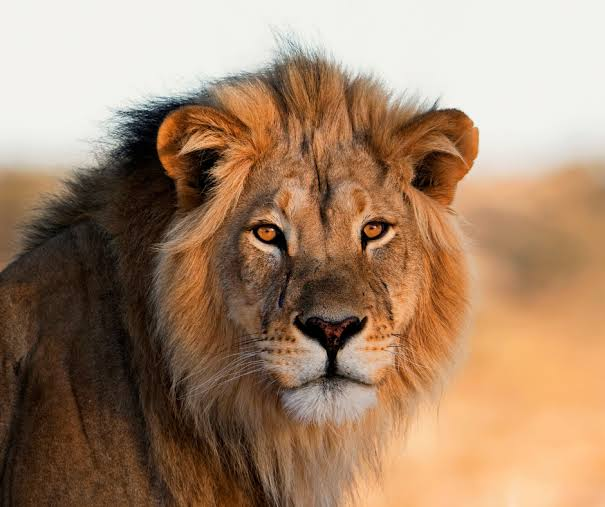
#> input picture images.jpg, 605 x 507 px
$ python filter.py
#> lines starting #> are read from the running program, lines starting #| are printed output that depends on the picture
import cv2
import matplotlib as mlp

def filter_type(image,types):
    copy=image.copy()
    if types=="red_tint":
        copy[:,:,1]=0
        copy[:,:,0]=0
    elif types =="green_tint":
        copy[:,:,0]=0
        copy[:,:,2]=0
    elif types=="blue_tint":
        copy[:,:,1]=0
        copy[:,:,2]=0
    elif types=="increase_red":
        copy[:,:,2]=cv2.add(copy[:,:,2],50)
    elif types=="decrease_blue":
        copy[:,:,0]=cv2.subtract(copy[:,:,0],50)
    return copy

image_path="images.jpg"
image=cv2.imread(image_path)
#> image is the input picture: shape (507, 605, 3); mean B, G, R 107.4, 133.6, 164.1
if image is None:
    print("error image not found")
else:

    original=image
    red_tint=filter_type(image,"red_tint")
#> in filter_type, `copy[:,:,1]=0`:
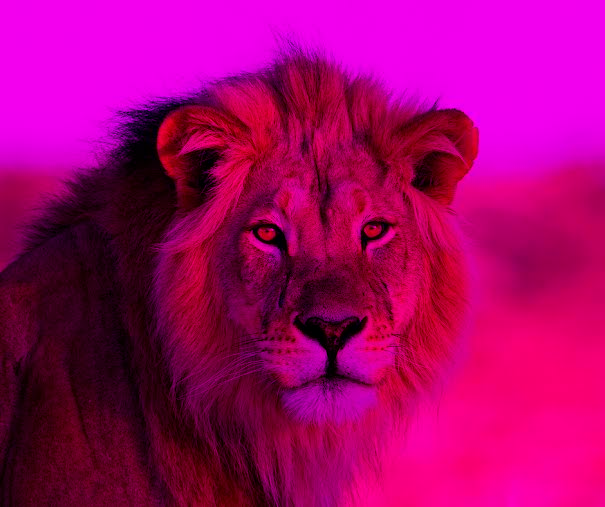
#> copy: shape (507, 605, 3); mean B, G, R 107.4, 0, 164.1
#> in filter_type, `copy[:,:,0]=0`:
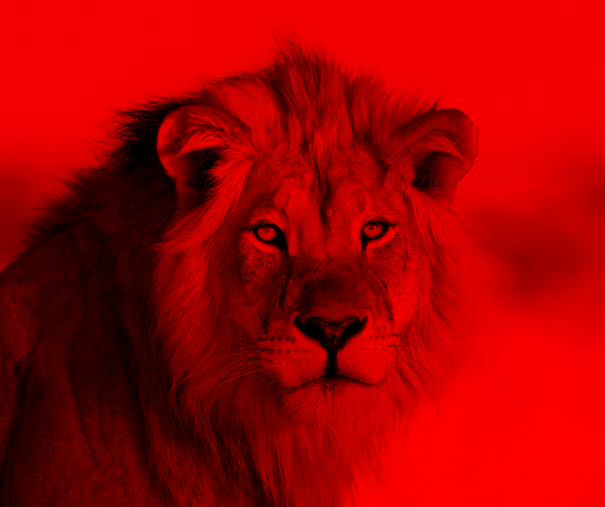
#> copy: shape (507, 605, 3); mean B, G, R 0, 0, 164.1
    blue_tint=filter_type(image,"blue_tint")
#> call 2 of filter_type, with types = 'blue_tint'
#> in filter_type (call 2), `copy[:,:,2]=0`:
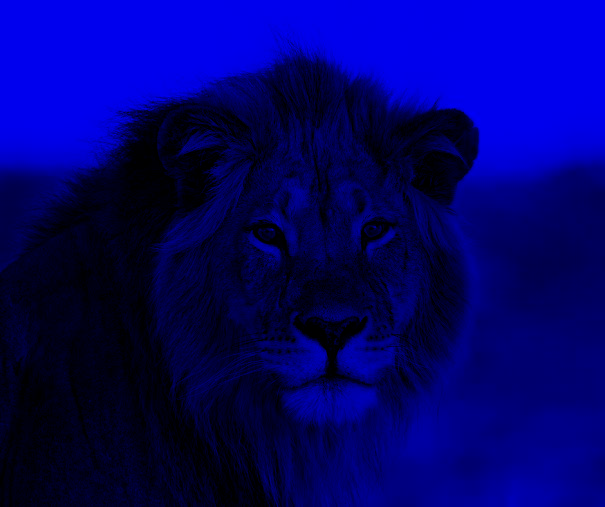
#> copy: shape (507, 605, 3); mean B, G, R 107.4, 0, 0
    green_tint=filter_type(image,"green_tint")
#> call 3 of filter_type, with types = 'green_tint'
#> in filter_type (call 3), `copy[:,:,0]=0`:
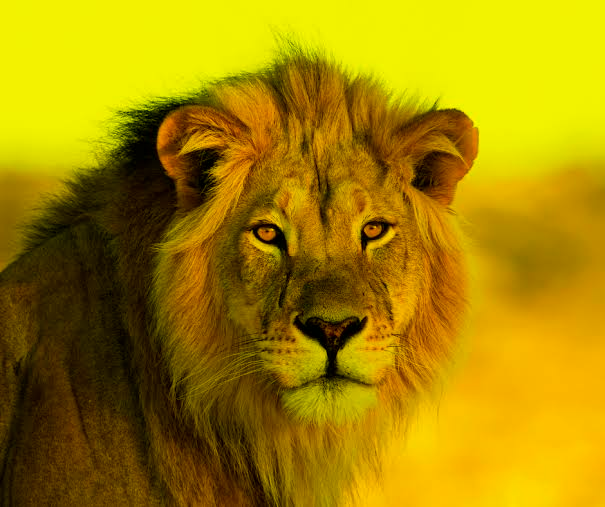
#> copy: shape (507, 605, 3); mean B, G, R 0, 133.6, 164.1
#> in filter_type (call 3), `copy[:,:,2]=0`:
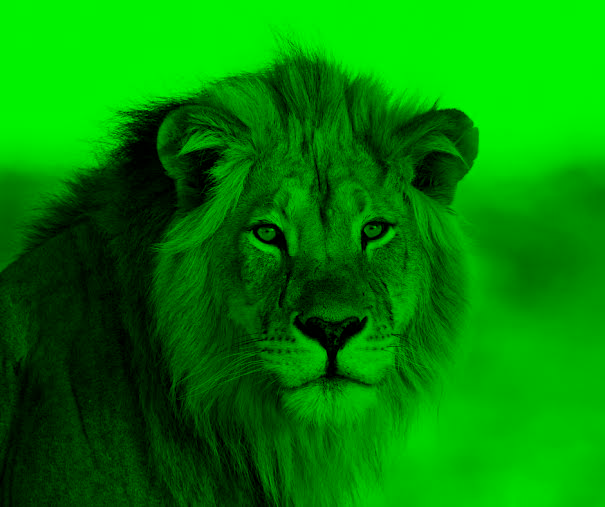
#> copy: shape (507, 605, 3); mean B, G, R 0, 133.6, 0
    increase_red=filter_type(image,"increase_red")
#> call 4 of filter_type, with types = 'increase_red'
#> in filter_type (call 4), `copy[:,:,2]=cv2.add(copy[:,:,2],50)`:
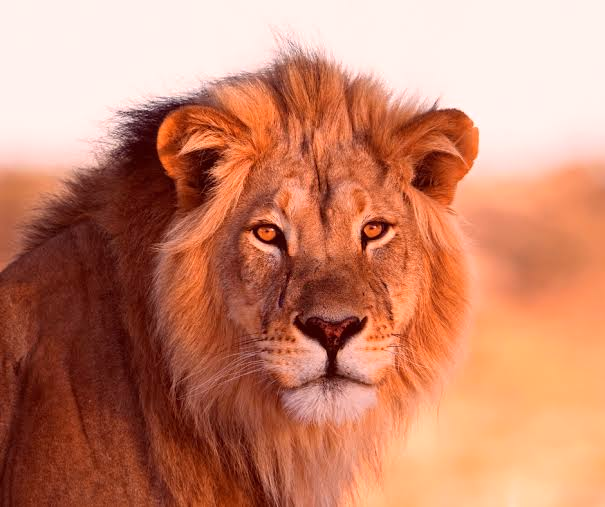
#> copy: shape (507, 605, 3); mean B, G, R 107.4, 133.6, 200.5
    decrease_blue=filter_type(image,"decrease_blue")
#> in filter_type (call 5), `copy[:,:,0]=cv2.subtract(copy[:,:,0],50)`:
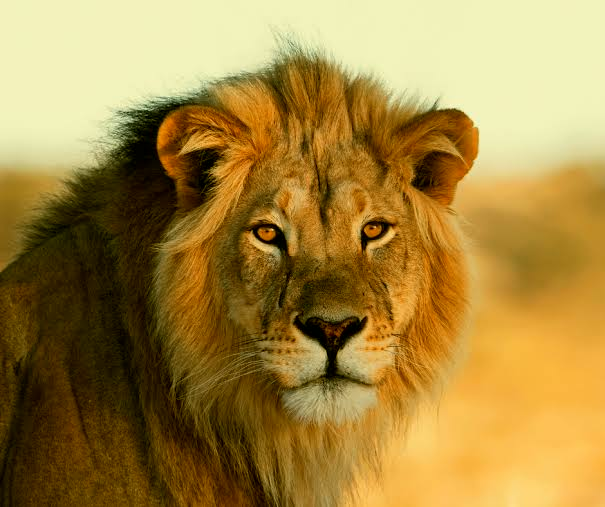
#> copy: shape (507, 605, 3); mean B, G, R 65.6, 133.6, 164.1


    cv2.imshow("original",original)
    cv2.waitKey(5000)
    cv2.imshow("original",red_tint)
    cv2.waitKey(5000)
    cv2.imshow("original",blue_tint)
    cv2.waitKey(5000)
    cv2.imshow("original",green_tint)
    cv2.waitKey(5000)
    cv2.imshow("original",increase_red)
    cv2.waitKey(5000)
    cv2.imshow("original",decrease_blue)
    cv2.waitKey(5000)
